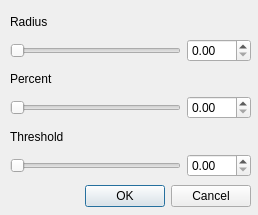
<?xml version="1.0" encoding="UTF-8"?>
<ui version="4.0">
 <class>Dialog</class>
 <widget class="QDialog" name="Dialog">
  <property name="geometry">
   <rect>
    <x>0</x>
    <y>0</y>
    <width>258</width>
    <height>215</height>
   </rect>
  </property>
  <property name="windowTitle">
   <string>Unsharp Mask</string>
  </property>
  <widget class="QDialogButtonBox" name="buttonBox">
   <property name="geometry">
    <rect>
     <x>30</x>
     <y>180</y>
     <width>221</width>
     <height>32</height>
    </rect>
   </property>
   <property name="orientation">
    <enum>Qt::Horizontal</enum>
   </property>
   <property name="standardButtons">
    <set>QDialogButtonBox::Cancel|QDialogButtonBox::Ok</set>
   </property>
  </widget>
  <widget class="QWidget" name="verticalLayoutWidget">
   <property name="geometry">
    <rect>
     <x>10</x>
     <y>10</y>
     <width>241</width>
     <height>167</height>
    </rect>
   </property>
   <layout class="QGridLayout" name="gridLayout_9">
    <item row="0" column="0">
     <layout class="QGridLayout" name="gridLayout_8">
      <item row="1" column="0">
       <widget class="QSlider" name="radius_slider">
        <property name="maximum">
         <number>100</number>
        </property>
        <property name="orientation">
         <enum>Qt::Horizontal</enum>
        </property>
       </widget>
      </item>
      <item row="1" column="1">
       <widget class="QDoubleSpinBox" name="radius_spinbox">
        <property name="maximum">
         <double>100.000000000000000</double>
        </property>
       </widget>
      </item>
      <item row="0" column="0">
       <widget class="QLabel" name="label_8">
        <property name="text">
         <string>Radius</string>
        </property>
       </widget>
      </item>
     </layout>
    </item>
    <item row="1" column="0">
     <layout class="QGridLayout" name="gridLayout_7">
      <item row="1" column="0">
       <widget class="QSlider" name="percent_slider">
        <property name="maximum">
         <number>100</number>
        </property>
        <property name="orientation">
         <enum>Qt::Horizontal</enum>
        </property>
       </widget>
      </item>
      <item row="1" column="1">
       <widget class="QDoubleSpinBox" name="percent_spinbox">
        <property name="maximum">
         <double>100.000000000000000</double>
        </property>
       </widget>
      </item>
      <item row="0" column="0">
       <widget class="QLabel" name="label_7">
        <property name="text">
         <string>Percent</string>
        </property>
       </widget>
      </item>
     </layout>
    </item>
    <item row="2" column="0">
     <layout class="QGridLayout" name="gridLayout_6">
      <item row="1" column="0">
       <widget class="QSlider" name="threshold_slider">
        <property name="maximum">
         <number>100</number>
        </property>
        <property name="orientation">
         <enum>Qt::Horizontal</enum>
        </property>
       </widget>
      </item>
      <item row="1" column="1">
       <widget class="QDoubleSpinBox" name="threshold_spinbox">
        <property name="maximum">
         <double>100.000000000000000</double>
        </property>
       </widget>
      </item>
      <item row="0" column="0">
       <widget class="QLabel" name="label_6">
        <property name="text">
         <string>Threshold</string>
        </property>
       </widget>
      </item>
     </layout>
    </item>
   </layout>
  </widget>
 </widget>
 <resources/>
 <connections>
  <connection>
   <sender>buttonBox</sender>
   <signal>accepted()</signal>
   <receiver>Dialog</receiver>
   <slot>accept()</slot>
   <hints>
    <hint type="sourcelabel">
     <x>248</x>
     <y>254</y>
    </hint>
    <hint type="destinationlabel">
     <x>157</x>
     <y>274</y>
    </hint>
   </hints>
  </connection>
  <connection>
   <sender>buttonBox</sender>
   <signal>rejected()</signal>
   <receiver>Dialog</receiver>
   <slot>reject()</slot>
   <hints>
    <hint type="sourcelabel">
     <x>316</x>
     <y>260</y>
    </hint>
    <hint type="destinationlabel">
     <x>286</x>
     <y>274</y>
    </hint>
   </hints>
  </connection>
 </connections>
</ui>
